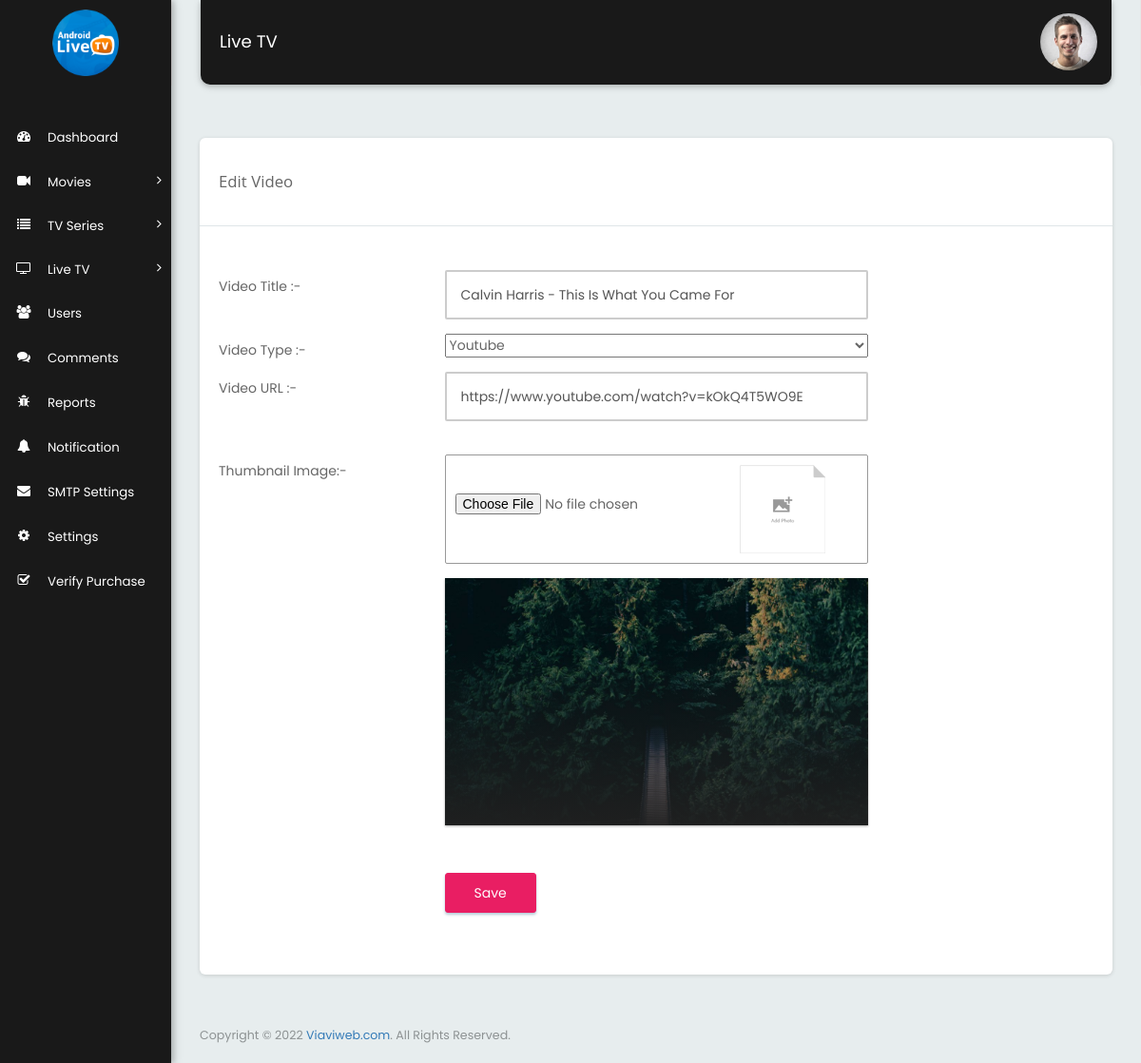
Page /edit_video.php?video_id=1 (signed in) on the committed database.
### tables this page shows
CREATE TABLE `tbl_video` (
  `id` int(11) NOT NULL,
  `cat_id` int(11) NOT NULL,
  `video_type` varchar(255) NOT NULL,
  `video_title` varchar(255) NOT NULL,
  `video_url` text NOT NULL,
  `video_id` varchar(255) NOT NULL,
  `video_thumbnail` text NOT NULL,
  `total_views` int(11) NOT NULL DEFAULT 0,
  `status` int(1) NOT NULL DEFAULT 1
);

### edit_video.php (the view, shortened to what this page needs)
<?php include("includes/header.php");
  $qry="SELECT * FROM tbl_video where id='".$_GET['video_id']."'";
  $result=mysqli_query($mysqli,$qry);
  $row=mysqli_fetch_assoc($result);
?>
<div class="row">
      <div class="col-md-12">
        <div class="card">
          <div class="page_title_block">
            <div class="col-md-5 col-xs-12">
              <div class="page_title">Edit Video</div>
            </div>
          </div>
          <div class="clearfix"></div>
          <div class="row mrg-top">
            <div class="col-md-12">
              <div class="col-md-12 col-sm-12">
              </div>
            </div>
          </div>
          <div class="card-body mrg_bottom">
            <form action="" name="edit_form" method="post" class="form form-horizontal" enctype="multipart/form-data">
              <div class="section">
                <div class="section-body">
                  <div class="form-group">
                    <label class="col-md-3 control-label">Video Title :-</label>
                    <div class="col-md-6">
                      <input type="text" name="video_title" id="video_title" value="<?php echo $row['video_title']?>" class="form-control" required>
                    </div>
                  </div>
                  <div class="form-group">
                    <label class="col-md-3 control-label">Video Type :-</label>
                    <div class="col-md-6">
                      <select name="video_type" id="video_type" style="width:280px; height:25px;" class="select2" required>
                            <option value="youtube" <?php if($row['video_type']=='youtube'){?>selected<?php }?>>Youtube</option>
                      </select>
                    </div>
                  </div>
                  <div id="video_url_display" class="form-group" <?php if($row['video_type']=='local'){?>style="display:none;"<?php }else{?>style="display:block;"<?php }?>>
                    <label class="col-md-3 control-label">Video URL :-</label>
                    <div class="col-md-6">
                      <input type="text" name="video_url" id="video_url" value="<?php echo $row['video_url']?>" class="form-control">
                    </div>
                  </div>
                  <br>
                  <div id="thumbnail" class="form-group">
                    <label class="col-md-3 control-label">Thumbnail Image:-</label>
                    <div class="col-md-6">
                      <div class="fileupload_block">
                        <input type="file" name="video_thumbnail" value="" id="fileupload">
                            <div class="fileupload_img"><img type="image" src="assets/images/add-image.png" alt="category image" /></div>
                      </div>
                    </div>
                  </div>
                  <div class="form-group">
                    <label class="col-md-3 control-label">&nbsp; </label>
                    <div class="col-md-6">
                        <?php if($row['video_thumbnail']!="") {?>
                            <div class="block_wallpaper"><img src="images/<?php echo $row['video_thumbnail'];?>" alt="category image" /></div>
                          <?php } ?>
                    </div>
                  </div><br>
                  <div class="form-group">
                    <div class="col-md-9 col-md-offset-3">
                      <button type="submit" name="submit" class="btn btn-primary">Save</button>
                    </div>
                  </div>
                </div>
              </div>
            </form>
          </div>
        </div>
      </div>
    </div>
<?php include("includes/footer.php");?>

### includes/header.php (style rules this page uses)
.form-control { border-width: 2px !important; border-color: #ccc !important; }

### rows in the picture
tbl_video: video_title "Calvin Harris - This Is What You Came For", video_type "Youtube", video_url "https://www.youtube.com/watch?v=kOkQ4T5WO9E", video_thumbnail (picture)

### other values in the picture
APP_NAME "Live TV"
